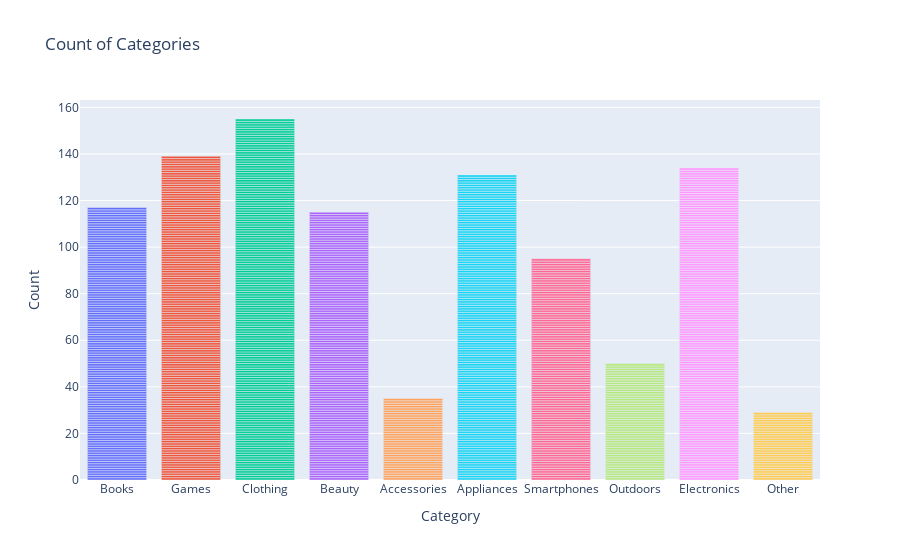

Notebook source saved alongside this figure:
### Markdown cell above
#### **Explanation: Count of Categories**
- **Why:** ```To visualize the distribution of categories and see which product types are sold the most.```
- **What it Represents:** ```It shows how frequently each category appears in the dataset, helping us understand which categories drive the most sales.```

### Code cell
# Count of each Category
fig_category_count = px.bar(df_pandas, x='category', title="Count of Categories", 
                            labels={'category': 'Category'}, color='category')
fig_category_count.update_layout(xaxis_title='Category', yaxis_title='Count', showlegend=False)
fig_category_count.show()

### Figure 1 — Plotly figure (JSON) as saved in the notebook; plotly's stock layout.template omitted (floating-point values rounded to 4 significant figures; data arrays with more than 128 entries replaced by an {"elided": "..."} marker saying what was removed)
{"data": [{"alignmentgroup": "True", "hovertemplate": "Category=%{x}<br>count=%{y}<extra></extra>", "legendgroup": "Books", "marker": {"color": "#636efa", "pattern": {"shape": ""}}, "name": "Books", "offsetgroup": "Books", "orientation": "v", "showlegend": true, "textposition": "auto", "type": "bar", "x": ["Books", "Books", "Books", "Books", "Books", "Books", "Books", "Books", "Books", "Books", "Books", "Books", "Books", "Books", "Books", "Books", "Books", "Books", "Books", "Books", "Books", "Books", "Books", "Books", "Books", "Books", "Books", "Books", "Books", "Books", "Books", "Books", "Books", "Books", "Books", "Books", "Books", "Books", "Books", "Books", "Books", "Books", "Books", "Books", "Books", "Books", "Books", "Books", "Books", "Books", "Books", "Books", "Books", "Books", "Books", "Books", "Books", "Books", "Books", "Books", "Books", "Books", "Books", "Books", "Books", "Books", "Books", "Books", "Books", "Books", "Books", "Books", "Books", "Books", "Books", "Books", "Books", "Books", "Books", "Books", "Books", "Books", "Books", "Books", "Books", "Books", "Books", "Books", "Books", "Books", "Books", "Books", "Books", "Books", "Books", "Books", "Books", "Books", "Books", "Books", "Books", "Books", "Books", "Books", "Books", "Books", "Books", "Books", "Books", "Books", "Books", "Books", "Books", "Books", "Books", "Books", "Books"], "xaxis": "x", "y": [1, 1, 1, 1, 1, 1, 1, 1, 1, 1, 1, 1, 1, 1, 1, 1, 1, 1, 1, 1, 1, 1, 1, 1, 1, 1, 1, 1, 1, 1, 1, 1, 1, 1, 1, 1, 1, 1, 1, 1, 1, 1, 1, 1, 1, 1, 1, 1, 1, 1, 1, 1, 1, 1, 1, 1, 1, 1, 1, 1, 1, 1, 1, 1, 1, 1, 1, 1, 1, 1, 1, 1, 1, 1, 1, 1, 1, 1, 1, 1, 1, 1, 1, 1, 1, 1, 1, 1, 1, 1, 1, 1, 1, 1, 1, 1, 1, 1, 1, 1, 1, 1, 1, 1, 1, 1, 1, 1, 1, 1, 1, 1, 1, 1, 1, 1, 1], "yaxis": "y"}, {"alignmentgroup": "True", "hovertemplate": "Category=%{x}<br>count=%{y}<extra></extra>", "legendgroup": "Games", "marker": {"color": "#EF553B", "pattern": {"shape": ""}}, "name": "Games", "offsetgroup": "Games", "orientation": "v", "showlegend": true, "textposition": "auto", "type": "bar", "x": {"elided": "139 str values"}, "xaxis": "x", "y": {"elided": "139 int values"}, "yaxis": "y"}, {"alignmentgroup": "True", "hovertemplate": "Category=%{x}<br>count=%{y}<extra></extra>", "legendgroup": "Clothing", "marker": {"color": "#00cc96", "pattern": {"shape": ""}}, "name": "Clothing", "offsetgroup": "Clothing", "orientation": "v", "showlegend": true, "textposition": "auto", "type": "bar", "x": {"elided": "155 str values"}, "xaxis": "x", "y": {"elided": "155 int values"}, "yaxis": "y"}, {"alignmentgroup": "True", "hovertemplate": "Category=%{x}<br>count=%{y}<extra></extra>", "legendgroup": "Beauty", "marker": {"color": "#ab63fa", "pattern": {"shape": ""}}, "name": "Beauty", "offsetgroup": "Beauty", "orientation": "v", "showlegend": true, "textposition": "auto", "type": "bar", "x": ["Beauty", "Beauty", "Beauty", "Beauty", "Beauty", "Beauty", "Beauty", "Beauty", "Beauty", "Beauty", "Beauty", "Beauty", "Beauty", "Beauty", "Beauty", "Beauty", "Beauty", "Beauty", "Beauty", "Beauty", "Beauty", "Beauty", "Beauty", "Beauty", "Beauty", "Beauty", "Beauty", "Beauty", "Beauty", "Beauty", "Beauty", "Beauty", "Beauty", "Beauty", "Beauty", "Beauty", "Beauty", "Beauty", "Beauty", "Beauty", "Beauty", "Beauty", "Beauty", "Beauty", "Beauty", "Beauty", "Beauty", "Beauty", "Beauty", "Beauty", "Beauty", "Beauty", "Beauty", "Beauty", "Beauty", "Beauty", "Beauty", "Beauty", "Beauty", "Beauty", "Beauty", "Beauty", "Beauty", "Beauty", "Beauty", "Beauty", "Beauty", "Beauty", "Beauty", "Beauty", "Beauty", "Beauty", "Beauty", "Beauty", "Beauty", "Beauty", "Beauty", "Beauty", "Beauty", "Beauty", "Beauty", "Beauty", "Beauty", "Beauty", "Beauty", "Beauty", "Beauty", "Beauty", "Beauty", "Beauty", "Beauty", "Beauty", "Beauty", "Beauty", "Beauty", "Beauty", "Beauty", "Beauty", "Beauty", "Beauty", "Beauty", "Beauty", "Beauty", "Beauty", "Beauty", "Beauty", "Beauty", "Beauty", "Beauty", "Beauty", "Beauty", "Beauty", "Beauty", "Beauty", "Beauty"], "xaxis": "x", "y": [1, 1, 1, 1, 1, 1, 1, 1, 1, 1, 1, 1, 1, 1, 1, 1, 1, 1, 1, 1, 1, 1, 1, 1, 1, 1, 1, 1, 1, 1, 1, 1, 1, 1, 1, 1, 1, 1, 1, 1, 1, 1, 1, 1, 1, 1, 1, 1, 1, 1, 1, 1, 1, 1, 1, 1, 1, 1, 1, 1, 1, 1, 1, 1, 1, 1, 1, 1, 1, 1, 1, 1, 1, 1, 1, 1, 1, 1, 1, 1, 1, 1, 1, 1, 1, 1, 1, 1, 1, 1, 1, 1, 1, 1, 1, 1, 1, 1, 1, 1, 1, 1, 1, 1, 1, 1, 1, 1, 1, 1, 1, 1, 1, 1, 1], "yaxis": "y"}, {"alignmentgroup": "True", "hovertemplate": "Category=%{x}<br>count=%{y}<extra></extra>", "legendgroup": "Accessories", "marker": {"color": "#FFA15A", "pattern": {"shape": ""}}, "name": "Accessories", "offsetgroup": "Accessories", "orientation": "v", "showlegend": true, "textposition": "auto", "type": "bar", "x": ["Accessories", "Accessories", "Accessories", "Accessories", "Accessories", "Accessories", "Accessories", "Accessories", "Accessories", "Accessories", "Accessories", "Accessories", "Accessories", "Accessories", "Accessories", "Accessories", "Accessories", "Accessories", "Accessories", "Accessories", "Accessories", "Accessories", "Accessories", "Accessories", "Accessories", "Accessories", "Accessories", "Accessories", "Accessories", "Accessories", "Accessories", "Accessories", "Accessories", "Accessories", "Accessories"], "xaxis": "x", "y": [1, 1, 1, 1, 1, 1, 1, 1, 1, 1, 1, 1, 1, 1, 1, 1, 1, 1, 1, 1, 1, 1, 1, 1, 1, 1, 1, 1, 1, 1, 1, 1, 1, 1, 1], "yaxis": "y"}, {"alignmentgroup": "True", "hovertemplate": "Category=%{x}<br>count=%{y}<extra></extra>", "legendgroup": "Appliances", "marker": {"color": "#19d3f3", "pattern": {"shape": ""}}, "name": "Appliances", "offsetgroup": "Appliances", "orientation": "v", "showlegend": true, "textposition": "auto", "type": "bar", "x": {"elided": "131 str values"}, "xaxis": "x", "y": {"elided": "131 int values"}, "yaxis": "y"}, {"alignmentgroup": "True", "hovertemplate": "Category=%{x}<br>count=%{y}<extra></extra>", "legendgroup": "Smartphones", "marker": {"color": "#FF6692", "pattern": {"shape": ""}}, "name": "Smartphones", "offsetgroup": "Smartphones", "orientation": "v", "showlegend": true, "textposition": "auto", "type": "bar", "x": ["Smartphones", "Smartphones", "Smartphones", "Smartphones", "Smartphones", "Smartphones", "Smartphones", "Smartphones", "Smartphones", "Smartphones", "Smartphones", "Smartphones", "Smartphones", "Smartphones", "Smartphones", "Smartphones", "Smartphones", "Smartphones", "Smartphones", "Smartphones", "Smartphones", "Smartphones", "Smartphones", "Smartphones", "Smartphones", "Smartphones", "Smartphones", "Smartphones", "Smartphones", "Smartphones", "Smartphones", "Smartphones", "Smartphones", "Smartphones", "Smartphones", "Smartphones", "Smartphones", "Smartphones", "Smartphones", "Smartphones", "Smartphones", "Smartphones", "Smartphones", "Smartphones", "Smartphones", "Smartphones", "Smartphones", "Smartphones", "Smartphones", "Smartphones", "Smartphones", "Smartphones", "Smartphones", "Smartphones", "Smartphones", "Smartphones", "Smartphones", "Smartphones", "Smartphones", "Smartphones", "Smartphones", "Smartphones", "Smartphones", "Smartphones", "Smartphones", "Smartphones", "Smartphones", "Smartphones", "Smartphones", "Smartphones", "Smartphones", "Smartphones", "Smartphones", "Smartphones", "Smartphones", "Smartphones", "Smartphones", "Smartphones", "Smartphones", "Smartphones", "Smartphones", "Smartphones", "Smartphones", "Smartphones", "Smartphones", "Smartphones", "Smartphones", "Smartphones", "Smartphones", "Smartphones", "Smartphones", "Smartphones", "Smartphones", "Smartphones", "Smartphones"], "xaxis": "x", "y": [1, 1, 1, 1, 1, 1, 1, 1, 1, 1, 1, 1, 1, 1, 1, 1, 1, 1, 1, 1, 1, 1, 1, 1, 1, 1, 1, 1, 1, 1, 1, 1, 1, 1, 1, 1, 1, 1, 1, 1, 1, 1, 1, 1, 1, 1, 1, 1, 1, 1, 1, 1, 1, 1, 1, 1, 1, 1, 1, 1, 1, 1, 1, 1, 1, 1, 1, 1, 1, 1, 1, 1, 1, 1, 1, 1, 1, 1, 1, 1, 1, 1, 1, 1, 1, 1, 1, 1, 1, 1, 1, 1, 1, 1, 1], "yaxis": "y"}, {"alignmentgroup": "True", "hovertemplate": "Category=%{x}<br>count=%{y}<extra></extra>", "legendgroup": "Outdoors", "marker": {"color": "#B6E880", "pattern": {"shape": ""}}, "name": "Outdoors", "offsetgroup": "Outdoors", "orientation": "v", "showlegend": true, "textposition": "auto", "type": "bar", "x": ["Outdoors", "Outdoors", "Outdoors", "Outdoors", "Outdoors", "Outdoors", "Outdoors", "Outdoors", "Outdoors", "Outdoors", "Outdoors", "Outdoors", "Outdoors", "Outdoors", "Outdoors", "Outdoors", "Outdoors", "Outdoors", "Outdoors", "Outdoors", "Outdoors", "Outdoors", "Outdoors", "Outdoors", "Outdoors", "Outdoors", "Outdoors", "Outdoors", "Outdoors", "Outdoors", "Outdoors", "Outdoors", "Outdoors", "Outdoors", "Outdoors", "Outdoors", "Outdoors", "Outdoors", "Outdoors", "Outdoors", "Outdoors", "Outdoors", "Outdoors", "Outdoors", "Outdoors", "Outdoors", "Outdoors", "Outdoors", "Outdoors", "Outdoors"], "xaxis": "x", "y": [1, 1, 1, 1, 1, 1, 1, 1, 1, 1, 1, 1, 1, 1, 1, 1, 1, 1, 1, 1, 1, 1, 1, 1, 1, 1, 1, 1, 1, 1, 1, 1, 1, 1, 1, 1, 1, 1, 1, 1, 1, 1, 1, 1, 1, 1, 1, 1, 1, 1], "yaxis": "y"}, {"alignmentgroup": "True", "hovertemplate": "Category=%{x}<br>count=%{y}<extra></extra>", "legendgroup": "Electronics", "marker": {"color": "#FF97FF", "pattern": {"shape": ""}}, "name": "Electronics", "offsetgroup": "Electronics", "orientation": "v", "showlegend": true, "textposition": "auto", "type": "bar", "x": {"elided": "134 str values"}, "xaxis": "x", "y": {"elided": "134 int values"}, "yaxis": "y"}, {"alignmentgroup": "True", "hovertemplate": "Category=%{x}<br>count=%{y}<extra></extra>", "legendgroup": "Other", "marker": {"color": "#FECB52", "pattern": {"shape": ""}}, "name": "Other", "offsetgroup": "Other", "orientation": "v", "showlegend": true, "textposition": "auto", "type": "bar", "x": ["Other", "Other", "Other", "Other", "Other", "Other", "Other", "Other", "Other", "Other", "Other", "Other", "Other", "Other", "Other", "Other", "Other", "Other", "Other", "Other", "Other", "Other", "Other", "Other", "Other", "Other", "Other", "Other", "Other"], "xaxis": "x", "y": [1, 1, 1, 1, 1, 1, 1, 1, 1, 1, 1, 1, 1, 1, 1, 1, 1, 1, 1, 1, 1, 1, 1, 1, 1, 1, 1, 1, 1], "yaxis": "y"}], "layout": {"barmode": "relative", "legend": {"title": {"text": "Category"}, "tracegroupgap": 0}, "showlegend": false, "title": {"text": "Count of Categories"}, "xaxis": {"anchor": "y", "categoryarray": ["Books", "Games", "Clothing", "Beauty", "Accessories", "Appliances", "Smartphones", "Outdoors", "Electronics", "Other"], "categoryorder": "array", "domain": [0, 1], "title": {"text": "Category"}}, "yaxis": {"anchor": "x", "domain": [0, 1], "title": {"text": "Count"}}}}
